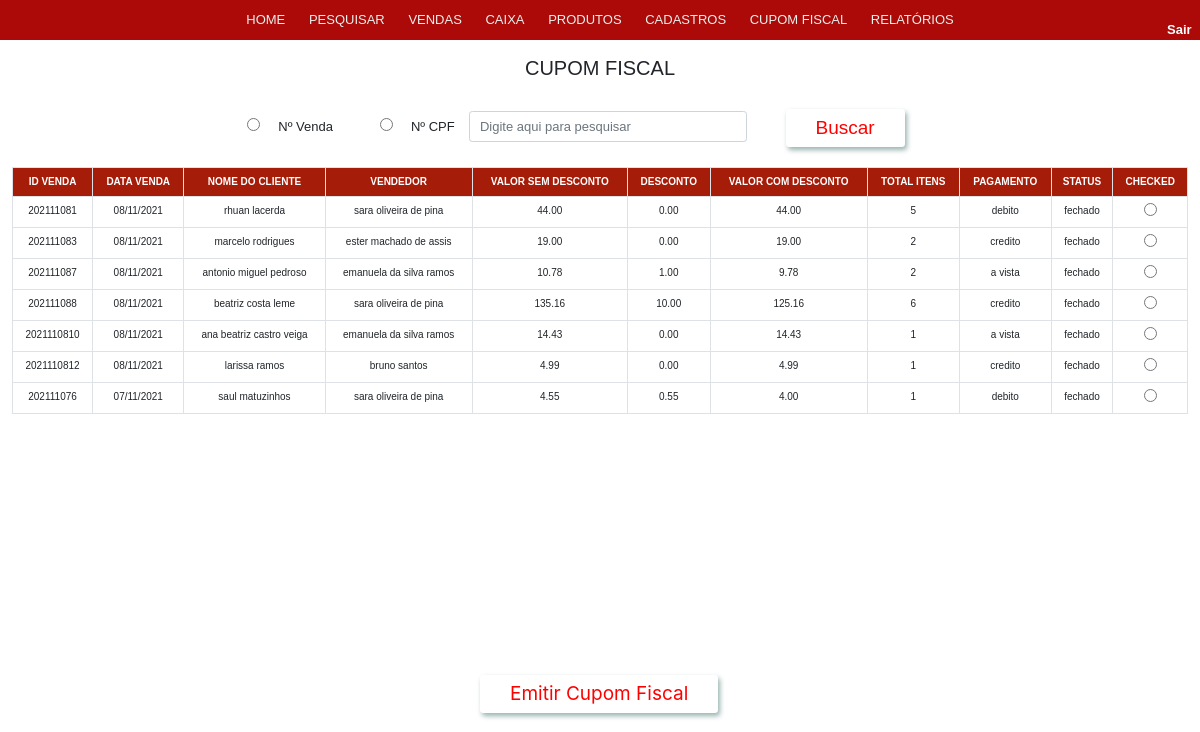
The app's page /view/CupomFiscal.php with its own data.
### tables this page shows
CREATE TABLE IF NOT EXISTS `venda` (
  `id_venda` INT NOT NULL AUTO_INCREMENT,
  `codigo_venda` INT(15) NOT NULL,
  `pessoa_id_pessoa_vendedor` INT NULL,
  `pessoa_id_pessoa_cliente` INT NULL,
  `data_venda` VARCHAR(11) NULL,
  `tipo_pagamento` ENUM('a vista', 'debito', 'credito') NULL,
  `status_venda` ENUM('aberto', 'fechado') NULL DEFAULT 'aberto',
  `valor_venda_sem_desconto` DECIMAL(10,2) NULL,
  `desconto` DECIMAL(10,2) NULL,
  `valor_venda_com_desconto` DECIMAL(10,2) NULL,
  `total_item_venda` INT NULL,
  INDEX `fk_venda_pessoa1_idx` (`pessoa_id_pessoa_vendedor` ASC) ,
  INDEX `fk_venda_pessoa2_idx` (`pessoa_id_pessoa_cliente` ASC) ,
  UNIQUE INDEX `id_venda_UNIQUE` (`id_venda` ASC) ,
  PRIMARY KEY (`id_venda`),
  CONSTRAINT `fk_venda_pessoa1`
    FOREIGN KEY (`pessoa_id_pessoa_vendedor`)
    REFERENCES `pessoa` (`id_pessoa`)
    ON DELETE NO ACTION
    ON UPDATE NO ACTION,
  CONSTRAINT `fk_venda_pessoa2`
    FOREIGN KEY (`pessoa_id_pessoa_cliente`)
    REFERENCES `pessoa` (`id_pessoa`)
    ON DELETE NO ACTION
    ON UPDATE NO ACTION);

CREATE TABLE IF NOT EXISTS `pessoa` (
  `id_pessoa` INT NOT NULL AUTO_INCREMENT,
  `nome` VARCHAR(45) NOT NULL,
  `cpf_cnpj` VARCHAR(20) NULL,
  `tipo_pessoa` ENUM('cliente', 'funcionario', 'fornecedor') NOT NULL,
  `email` VARCHAR(45) NULL,
  `telefone_fixo` VARCHAR(11) NULL,
  `telefone_celular` VARCHAR(11) NULL,
  `matricula` VARCHAR(11) NULL,
  `senha` VARCHAR(45) NULL,
  `funcao` ENUM('gerente', 'vendedor', 'operador de caixa') NULL,
  `endereco` VARCHAR(60) NULL,
  PRIMARY KEY (`id_pessoa`),
  UNIQUE INDEX `cpf_cnpj_UNIQUE` (`cpf_cnpj` ASC) );

### model/Venda.php (called while the page is built, shortened)
<?php
require_once 'Conexao.php';
require_once 'Pessoa.php';
class Venda
{
    public function selectAllVendaFechada()
    {
        $conexao = new Conexao("projeto_cristofarma", "localhost", "root", "");
        $dados  = $conexao->pdo->query("SELECT * FROM venda left JOIN pessoa ON pessoa_id_pessoa_cliente = id_pessoa where status_venda = 'fechado'
            ORDER BY data_venda DESC");
        $dadosSelecionados = $dados->fetchAll(PDO::FETCH_ASSOC);
        return $dadosSelecionados;
    }
}
?>

### model/Conexao.php (called while the page is built, shortened)
<?php
class Conexao {
    function __construct($dbname, $host, $user, $senha)
    {
        try {
            $this->pdo  = new PDO("mysql:dbname=" . $dbname . ";host=" . $host, $user, $senha);
        } catch (PDOException $e) {
            echo "Erro com Banco de Dados: " . $e->getMessage();
            exit();
        } catch (Exception $e) {
            echo "Erro Generico: " . $e->getMessage();
            exit();
        }
    }
}
?>

### model/Pessoa.php (called while the page is built, shortened)
<?php
require_once 'Conexao.php';
class Pessoa
{
    public function selectPessoaCliente($id_up)
    {
        $conexao = new Conexao("projeto_cristofarma", "localhost", "root", "");
        $dados  = $conexao->pdo->prepare("SELECT * FROM pessoa WHERE tipo_pessoa = 'cliente' AND id_pessoa = :id " );
        $dados->bindValue("id", $id_up);
        $dados->execute();
        $dadosSelecionados = $dados->fetchAll(PDO::FETCH_ASSOC);
        return $dadosSelecionados;
    }
    public function selectPessoaFuncionarioVendedor($id_up)
    {
        $conexao = new Conexao("projeto_cristofarma", "localhost", "root", "");
        $dados  = $conexao->pdo->prepare("SELECT * FROM pessoa WHERE funcao = 'vendedor' AND id_pessoa = :id" );
        $dados->bindValue("id", $id_up);
        $dados->execute();
        $dadosSelecionados = $dados->fetchAll(PDO::FETCH_ASSOC);
        return $dadosSelecionados;
    }
}
?>

### view/CupomFiscal.php (the view, shortened to what this page needs)
<!doctype html>
<html lang="pt">
<head>
    <link rel="stylesheet" href="../css/bootstrap/nav/navegador.css">
    <link rel="stylesheet" href="../css/estilo.css">
</head>
<body>
    <header>
    <nav class="dp-menu">
        <ul>
            <li><a href="home.php">HOME</a></li>
            <li><a href="#">PESQUISAR</a>
            </li>
            <li><a href="Vendas.php">VENDAS</a></li>
            <li><a href="Caixa.php">CAIXA</a></li>
            <li><a href="#">PRODUTOS</a>
            </li>
            <li><a href="Cadastros.php">CADASTROS</a></li>
            <li><a href="CupomFiscal.php">CUPOM FISCAL</a></li>
            <li><a href="#">RELATÓRIOS</a>
        </ul>
    </nav>
    </header>
    <div id="divSair" >
        <a href="index.php">Sair</a>
    </div>
    <section id="principalNotaFiscal" style="height: 610px;; border: none;">
        <form id="notaFiscal" style="margin-left: 1%; margin-right: 1%;" action="" method="POST">
            <Legend>CUPOM FISCAL</Legend><br>
            <input type="radio" id="numVenda" name="tipoRelatorioCupom" value="numeroVenda" style="margin-left: 20%;"> &nbsp; &nbsp;
            <label for="numVenda">Nº Venda</label> &nbsp; &nbsp; &nbsp; &nbsp; &nbsp; &nbsp;
            <input type="radio" id="numeroCpf" name="tipoRelatorioCupom" value="numeroCpf"> &nbsp; &nbsp;
            <label for="numCpf">Nº CPF</label>&nbsp; &nbsp;
            <input type="search" class="form-control" size="30" id="buscarDadosCupom" name="buscarDadosCupom" autofocus placeholder="Digite aqui para pesquisar">
            <button class="btn btn-outline-danger" type="submit" id="btnBuscarVendaEmissao" name="btnBuscarVendaEmissao" onclick="" style="margin-left: 3%;">Buscar</button><br><br>
    <table id="" class="table table-hover">
<?php
    require_once '../model/Pessoa.php';
    require_once '../model/Venda.php';
    $vendaRelatorio = new Venda();
    $pessoa = new Pessoa();
        echo '<tr>';
            echo '<th> ID VENDA </th>';
            echo '<th> DATA VENDA</th>';
            echo '<th> NOME DO CLIENTE </th>';
            echo '<th> VENDEDOR </th>';
            echo '<th> VALOR SEM DESCONTO </th>';
            echo '<th> DESCONTO </th>';
            echo '<th> VALOR COM DESCONTO </th>';
            echo '<th> TOTAL ITENS </th>';
            echo '<th> PAGAMENTO </th>';
            echo '<th> STATUS </th>';
            echo '<th> CHECKED </th>';
        echo '</tr>';
    if (empty($_POST['buscarDadosCupom']))
    {
            $returnVendas = $vendaRelatorio->selectAllVendaFechada();
            if(count($returnVendas) > 0)
        {
            for ($i=0; $i < count($returnVendas) ; $i++)
            {
                echo "<tr>";
                    foreach ($returnVendas[$i] as $key => $value)
                    {
                        if ($key == 'codigo_venda')
                        {
                            echo "<td>" .$value. "</td>";
                        }
                    } foreach ($returnVendas[$i] as $key => $value)
                    {
                        if ($key == 'data_venda')
                        {
                            echo "<td>" .$value. "</td>";
                        }
                    } foreach ($returnVendas[$i] as $key => $value)
                    {
                        if ($key == 'pessoa_id_pessoa_cliente')
                        {
                        ?>
                            <td> <?php $p = $pessoa->selectPessoaCliente($value); echo $p[0]['nome'];?> </td>
                        <?php
                        }
                    } foreach ($returnVendas[$i] as $key => $value)
                    {
                        if ($key == 'pessoa_id_pessoa_vendedor')
                        {
                        ?>
                            <td> <?php $p = $pessoa->selectPessoaFuncionarioVendedor($value); echo $p[0]['nome'];?> </td>
                        <?php
                        }
                    } foreach ($returnVendas[$i] as $key => $value)
                    {
                        if ($key == 'valor_venda_sem_desconto')
                        {
                            echo "<td>" .$value. "</td>";
                        }
                    } foreach ($returnVendas[$i] as $key => $value)
                    {
                        if ($key == 'desconto')
                        {
                            echo "<td>" .$value. "</td>";
                        }
                    } foreach ($returnVendas[$i] as $key => $value)
                    {
                        if ($key == 'valor_venda_com_desconto')
                        {
                            echo "<td>" .$value. "</td>";
                        }
                    } foreach ($returnVendas[$i] as $key => $value)
                    {
                        if ($key == 'total_item_venda')
                        {
                            echo "<td>" .$value. "</td>";
                        }
                    } foreach ($returnVendas[$i] as $key => $value)
                    {
                        if ($key == 'tipo_pagamento')
                        {
                            echo "<td>" .$value. "</td>";
                        }
                    } foreach ($returnVendas[$i] as $key => $value)
                    {
                        if ($key == 'status_venda')
                        {
                            echo "<td>" .$value. "</td>";
                        }
                    }
                    ?>
                   <td>
                    <input type="radio" id="checkerCupom" name="checkedCumpom" value="<?php echo $returnVendas[$i]['id_venda']?>">
                   </td>
                    <?php
                    echo "</tr>";
            }
        }
    }
                    ?>
        </table>
        </form>
    </section>
    <button class="btn btn-outline-danger"type="submit" id="btnGerarNotaFiscal" name="gerarCumpom" style="margin-left: 40%; margin-top: 1%;">Emitir Cupom Fiscal</button>
</body>
</html>

### css/estilo.css (style rules this page uses)
* { padding: 0px; margin: 0px; font-family: sans-serif; font-size: 13px; }
#cadastro input, label { display: inline-block; }
legend { text-align: center; font-size: 15pt; margin-top: 0px; }
#notaFiscal input, label { display: inline-block; }
.btn { border: none; background-color: #74032e; color: white; padding: 5px 30px; text-align: center; text-decoration: none; display: inline-block; font-size: 19px; box-shadow: 2px 3px 5px rgb(10 74 67 / 42%); }
.btn-outline-danger { color: #ff0000; background-color: transparent; border-color: #f1eeef; font: bold; }
#divSair { width: 2%; font-size: 12pt; float: right; margin-right: 1%; margin-left: 80%; margin-top: -3%; }
#divSair a { color: white; font-weight: bolder; padding: 3px; }
table tr, td { font-size: 13pt; }

### records on screen
venda: codigo_venda "202111081", data_venda "08/11/2021", valor_venda_sem_desconto "44.00", desconto "0.00", valor_venda_com_desconto "44.00", total_item_venda "5", tipo_pagamento "debito", status_venda "fechado"
pessoa: nome "rhuan lacerda"
pessoa: nome "sara oliveira de pina"
venda: codigo_venda "202111083", data_venda "08/11/2021", valor_venda_sem_desconto "19.00", desconto "0.00", valor_venda_com_desconto "19.00", total_item_venda "2", tipo_pagamento "credito", status_venda "fechado"
pessoa: nome "marcelo rodrigues"
pessoa: nome "ester machado de assis"
venda: codigo_venda "202111087", data_venda "08/11/2021", valor_venda_sem_desconto "10.78", desconto "1.00", valor_venda_com_desconto "9.78", total_item_venda "2", tipo_pagamento "a vista", status_venda "fechado"
pessoa: nome "antonio miguel pedroso"
pessoa: nome "emanuela da silva ramos"
venda: codigo_venda "202111088", data_venda "08/11/2021", valor_venda_sem_desconto "135.16", desconto "10.00", valor_venda_com_desconto "125.16", total_item_venda "6", tipo_pagamento "credito", status_venda "fechado"
pessoa: nome "beatriz costa leme"
venda: codigo_venda "2021110810", data_venda "08/11/2021", valor_venda_sem_desconto "14.43", desconto "0.00", valor_venda_com_desconto "14.43", total_item_venda "1", tipo_pagamento "a vista", status_venda "fechado"
pessoa: nome "ana beatriz castro veiga"
venda: codigo_venda "2021110812", data_venda "08/11/2021", valor_venda_sem_desconto "4.99", desconto "0.00", valor_venda_com_desconto "4.99", total_item_venda "1", tipo_pagamento "credito", status_venda "fechado"
pessoa: nome "larissa ramos"
pessoa: nome "bruno santos"
venda: codigo_venda "202111076", data_venda "07/11/2021", valor_venda_sem_desconto "4.55", desconto "0.55", valor_venda_com_desconto "4.00", total_item_venda "1", tipo_pagamento "debito", status_venda "fechado"
pessoa: nome "saul matuzinhos"
